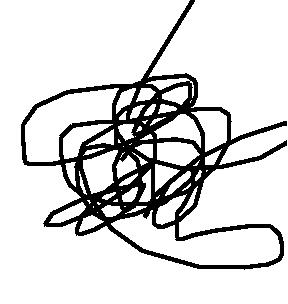
#> input picture OCR using ANN/image.jpg, 288 x 304 px
$ python recognize.py   (older library calls are emulated)
#> lines starting #> are read from the running program, lines starting #| are printed output that depends on the picture
import numpy as np
import cv2


def resize_image():
    print("Resizing Image")
    img = cv2.imread('image.jpg', cv2.IMREAD_GRAYSCALE) # Load the image.
#> img is the input picture: shape (304, 288); min 0, max 255, mean 216.6
    norm_image = cv2.normalize(img, None, alpha=0, beta=1, norm_type=cv2.NORM_MINMAX, dtype=cv2.CV_32F)
    resized_image = cv2.resize(norm_image, (28, 28)) # Resizing the image into 28x28 matrix
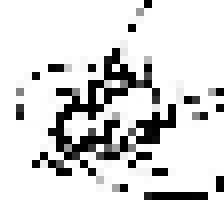
#> resized_image: shape (28, 28) float32 (shown 8 times larger); min 0, max 1, mean 0.855

    cv2.imshow('image', resized_image)
    cv2.waitKey(0)
    cv2.destroyAllWindows()

    print("Resizing Completed.")
    return resized_image.flatten()


if __name__ == "__main__":
    resize_image()
